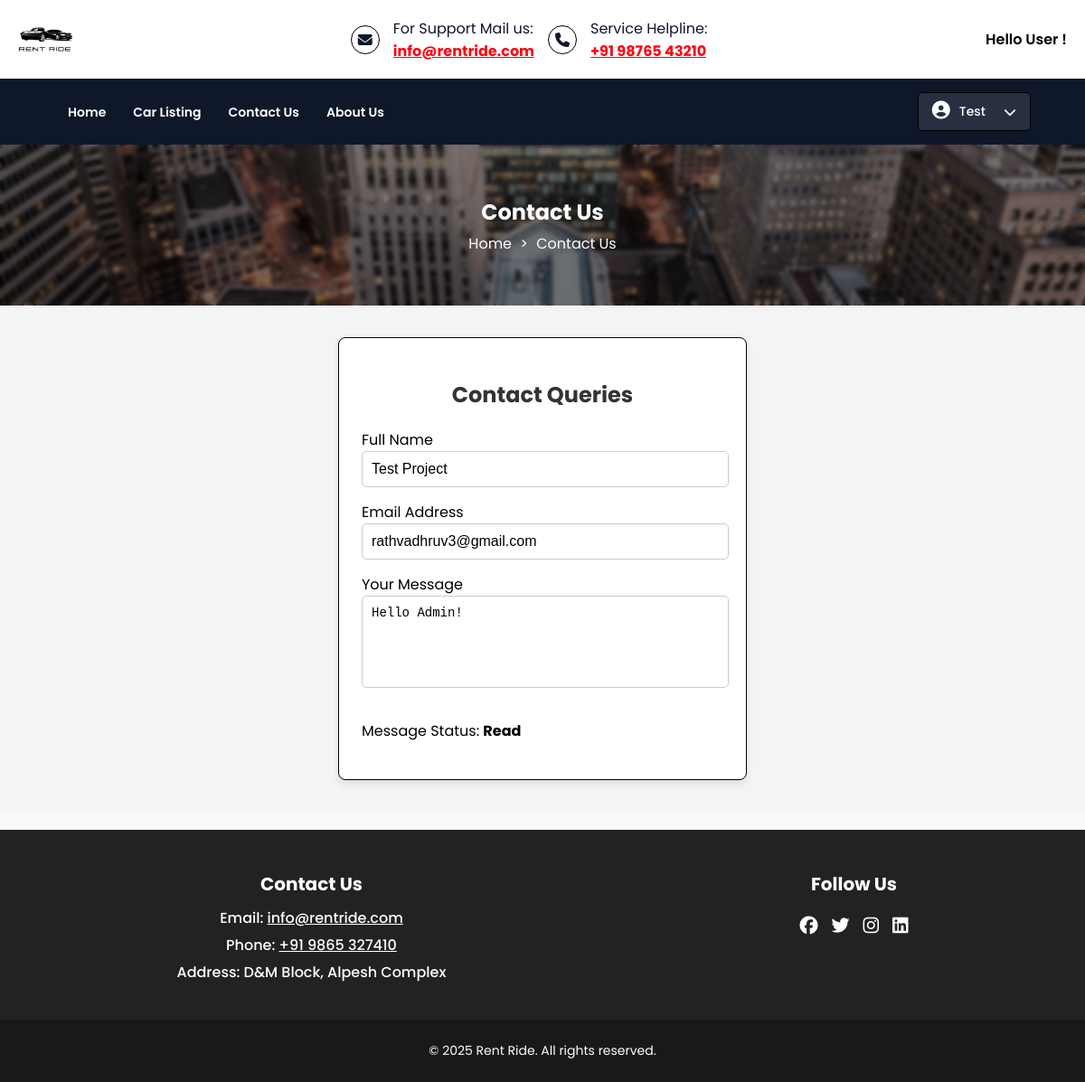
/contact-queries.php (signed in), run on the app's committed database.
### tables this page shows
CREATE TABLE `contact_queries` (
  `id` int(11) NOT NULL,
  `full_name` varchar(255) NOT NULL,
  `email` varchar(255) NOT NULL,
  `message` text NOT NULL,
  `created_at` timestamp NOT NULL DEFAULT current_timestamp(),
  `status` enum('Unread','Read') DEFAULT 'Unread'
);

CREATE TABLE `contact_info` (
  `id` int(11) NOT NULL,
  `address` varchar(255) NOT NULL,
  `email` varchar(100) NOT NULL,
  `contact_number` varchar(20) NOT NULL
);

### contact-queries.php (the view, shortened to what this page needs)
<?php
include 'include/config.php';
$full_name = "";
$email = "";
$message = "";
if (isset($_SESSION['email'])) {
    $user_email = $_SESSION['email'];
    try {
        $query = "SELECT full_name, email, message FROM contact_queries WHERE email = :email ORDER BY id DESC LIMIT 1";
        $stmt = $dbh->prepare($query);
        $stmt->bindParam(':email', $user_email, PDO::PARAM_STR);
        $stmt->execute();
        $query_data = $stmt->fetch(PDO::FETCH_ASSOC);
        if ($query_data) {
            $full_name = htmlspecialchars($query_data['full_name']);
            $email = htmlspecialchars($query_data['email']);
            $message = htmlspecialchars($query_data['message']);
        }
    } catch (PDOException $e) {
        die("Database error: " . $e->getMessage());
    }
}
?>
<!DOCTYPE html>
<html lang="en">
    <head>
        <link rel="stylesheet" href="styles.css">
        <link rel="stylesheet" href="https://cdnjs.cloudflare.com/ajax/libs/font-awesome/6.7.2/css/all.min.css" />
    </head>
    <body>
        <?php include 'include/header.php'; ?>
        <?php include 'include/navigation.php'; ?>
        <div class="cu-container">
            <div class="cu-overlay">
                <h1>Contact Us</h1>
                <nav>
                    <a href="index.php">Home</a> >
                    <a href="contact-us.php">Contact Us</a>
                </nav>
            </div>
            <img src="Image/contact-us-banner.jpg" alt="Contact-Us Background" class="cu-img">
        </div>
        <section class="contact-queries">
            <div class="contact-query-title">
                <h2>Contact Queries</h2>
                <form action="contact_process.php" method="POST">
                    <div class="input-group">
                        <label for="full_name">Full Name</label>
                        <input type="text" name="full_name" placeholder="Full Name" value="<?php echo $full_name; ?>" required>
                    </div>
                    <div class="input-group">
                        <label for="email">Email Address</label>
                        <input type="email" name="email" placeholder="Email Address" value="<?php echo $email; ?>" required>
                    </div>
                    <div class="input-group">
                        <label for="message">Your Message</label>
                        <textarea name="message" placeholder="Your Message" required><?php echo $message; ?></textarea>
                    </div>
                </form>
                <?php
                if (isset($_SESSION['email'])) {
                    $user_email = $_SESSION['email'];
                    $query = "SELECT status FROM contact_queries WHERE email = :email ORDER BY id LIMIT 1";
                    $stmt = $dbh->prepare($query);
                    $stmt->bindParam(':email', $user_email, PDO::PARAM_STR);
                    $stmt->execute();
                    $message_status = $stmt->fetch(PDO::FETCH_ASSOC);
                    if ($message_status) {
                        echo "<p class='message-status'>Message Status: <strong>" . ucfirst($message_status['status']) . "</strong></p>";
                    }
                }
                ?>
            </div>
        </section>
        <?php include 'include/footer.php'; ?>
    </body>
</html>

### include/footer.php (shortened to what this page needs)
<?php
include 'include/config.php';
$sql = "SELECT * FROM contact_info WHERE id = 1";
$stmt = $dbh->prepare($sql);
$stmt->execute();
$contact = $stmt->fetch(PDO::FETCH_ASSOC);
?>
<!DOCTYPE html>
<html lang="en">
    <head>
        <link rel="stylesheet" href="styles.css">
        <link rel="stylesheet" href="https://cdnjs.cloudflare.com/ajax/libs/font-awesome/6.7.2/css/all.min.css" />
    </head>
    <body>
        <footer>
            <div class="container">
            <div class="footer-content">
                <h3>Contact Us</h3>
                <p>Email: <a href="mailto:<?php echo htmlspecialchars($contact['email'] ?? 'N/A'); ?>">
                    <?php echo htmlspecialchars($contact['email'] ?? 'N/A'); ?></a>
                </p>
                <p>Phone: <a href="tel:<?php echo htmlspecialchars($contact['contact_number'] ?? 'N/A'); ?>">
                    <?php echo htmlspecialchars($contact['contact_number'] ?? 'N/A'); ?></a>
                </p>
                <p>Address: <?php echo htmlspecialchars($contact['address'] ?? 'N/A'); ?></p>
            </div>
                <div class="footer-content">
                    <h3>Follow Us</h3>
                    <ul class="social-icons">
                        <li><a href="#"><i class="fab fa-facebook"></i></a></li>
                        <li><a href="#"><i class="fab fa-twitter"></i></a></li>
                        <li><a href="#"><i class="fab fa-instagram"></i></a></li>
                        <li><a href="#"><i class="fab fa-linkedin"></i></a></li>
                    </ul>
                </div>
            </div>
            <div class="bottom-bar">
                <p>&copy; 2025 <a href="admin/Login.php">Rent Ride</a>. All rights reserved.</p>
            </div>
        </footer>
    </body>
</html>

### styles.css (style rules this page uses)
body { font-family: 'Poppins', sans-serif; margin: 0; padding: 0; background-color: #f8f9fa; }
.cu-container { position: relative; width: 100%; height: 178px; overflow: hidden; display: flex; align-items: center; justify-content: center; text-align: center; }
.cu-img { width: 100%; height: 100%; object-fit: cover; position: absolute; top: 0; left: 0; z-index: -2; }
.cu-container::after { content: ""; position: absolute; top: 0; left: 0; width: 100%; height: 100%; background: rgba(0, 0, 0, 0.5); backdrop-filter: blur(2px); z-index: -1; }
.cu-overlay { position: relative; z-index: 1; color: #fff; }
.cu-overlay h1 { margin: 0; font-size: 24px; font-weight: bold; }
.cu-overlay nav { margin-top: 5px; }
.cu-overlay a { color: #fff; text-decoration: none; margin: 0 5px; font-size: 16px; }
.input-group { width: 100%; margin-bottom: 15px; }
.input-group input { width: 94.5%; padding: 10px; border: 1px solid #ccc; border-radius: 5px; font-size: 16px; }
.input-group { margin-bottom: 15px; text-align: left; }
.input-group input { width: 96%; padding: 10px; border: 1px solid #ccc; border-radius: 5px; font-size: 16px; }
.contact-queries { display: flex; justify-content: center; align-items: center; height: 70vh; background-color: #f4f4f4; }
.contact-query-title { width: 400px; padding: 25px; border-radius: 8px; border: 1px solid black; background: #ffffff; box-shadow: 0px 4px 8px rgba(0, 0, 0, 0.1); }
.contact-query-title h2 { font-size: 24px; color: #333; margin-bottom: 20px; text-align: center; }
.input-group textarea { width: 96%; height: 80px; resize: none; padding: 10px; margin-bottom: 12px; border: 1px solid #ccc; border-radius: 5px; font-size: 14px; }
footer { background: #222222; color: #fff; padding-top: 25px; margin-top: 20px; }
.container { display: flex; justify-content: space-around; max-width: 1200px; margin: auto; }
.footer-content { text-align: center; margin-bottom: 20px; }
.footer-content h3 { font-size: 20px; margin-bottom: 10px; }
.footer-content p { margin: 5px 0; font-weight: 500; }
.footer-content p a { color: #fff; }
.social-icons { display: flex; justify-content: center; gap: 15px; padding: 0; list-style: none; }
.social-icons li a { color: #fff; font-size: 20px; transition: 0.3s; }
.bottom-bar { text-align: center; padding: 10px 0px; margin-top: 15px; font-size: 14px; background-color: #191919; }
.bottom-bar p a { text-decoration: none; color: #fff; }

### data on the page
contact_queries: full_name "Test Project", email "rathvadhruv3@gmail.com", message "Hello Admin!", status "Read"
contact_info: email "info@rentride.com", contact_number "+91 9865 327410", address "D&M Block, Alpesh Complex"

### other printed values
$_SESSION['first_name'] "Test"
